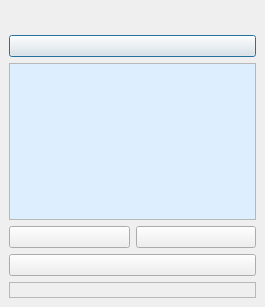
<ui version="4.0" >
 <class>Prototyper</class>
 <widget class="QDialog" name="Prototyper" >
  <property name="geometry" >
   <rect>
    <x>0</x>
    <y>0</y>
    <width>265</width>
    <height>307</height>
   </rect>
  </property>
  <property name="windowTitle" >
   <string>Prototyper</string>
  </property>
  <property name="windowIcon" >
   <iconset resource="../src/images.qrc" >:/icons/images/NetworkEditor-icon.png</iconset>
  </property>
  <layout class="QVBoxLayout" >
   <property name="margin" >
    <number>9</number>
   </property>
   <property name="spacing" >
    <number>6</number>
   </property>
   <item>
    <layout class="QHBoxLayout" >
     <property name="margin" >
      <number>0</number>
     </property>
     <property name="spacing" >
      <number>6</number>
     </property>
     <item>
      <spacer>
       <property name="orientation" >
        <enum>Qt::Horizontal</enum>
       </property>
       <property name="sizeHint" >
        <size>
         <width>40</width>
         <height>20</height>
        </size>
       </property>
      </spacer>
     </item>
     <item>
      <widget class="QLabel" name="playStatus" >
       <property name="sizePolicy" >
        <sizepolicy>
         <hsizetype>0</hsizetype>
         <vsizetype>0</vsizetype>
         <horstretch>0</horstretch>
         <verstretch>0</verstretch>
        </sizepolicy>
       </property>
       <property name="text" >
        <string/>
       </property>
       <property name="pixmap" >
        <pixmap resource="../src/images.qrc" >:/icons/images/clamlogo.png</pixmap>
       </property>
       <property name="alignment" >
        <set>Qt::AlignCenter</set>
       </property>
      </widget>
     </item>
     <item>
      <spacer>
       <property name="orientation" >
        <enum>Qt::Horizontal</enum>
       </property>
       <property name="sizeHint" >
        <size>
         <width>40</width>
         <height>20</height>
        </size>
       </property>
      </spacer>
     </item>
     <item>
      <widget class="QLabel" name="label" >
       <property name="sizePolicy" >
        <sizepolicy>
         <hsizetype>0</hsizetype>
         <vsizetype>0</vsizetype>
         <horstretch>0</horstretch>
         <verstretch>0</verstretch>
        </sizepolicy>
       </property>
       <property name="text" >
        <string/>
       </property>
       <property name="pixmap" >
        <pixmap resource="../src/images.qrc" >:/icons/images/NetworkEditor-icon.png</pixmap>
       </property>
      </widget>
     </item>
     <item>
      <spacer>
       <property name="orientation" >
        <enum>Qt::Horizontal</enum>
       </property>
       <property name="sizeHint" >
        <size>
         <width>40</width>
         <height>20</height>
        </size>
       </property>
      </spacer>
     </item>
    </layout>
   </item>
   <item>
    <widget class="QPushButton" name="AudioFile___MonoAudioFileReader_0" >
     <property name="icon" >
      <iconset resource="../src/images.qrc" >:/icons/images/fileopen.png</iconset>
     </property>
    </widget>
   </item>
   <item>
    <widget class="QFrame" name="frame_2" >
     <property name="sizePolicy" >
      <sizepolicy>
       <hsizetype>1</hsizetype>
       <vsizetype>1</vsizetype>
       <horstretch>0</horstretch>
       <verstretch>0</verstretch>
      </sizepolicy>
     </property>
     <property name="frameShape" >
      <enum>QFrame::StyledPanel</enum>
     </property>
     <property name="frameShadow" >
      <enum>QFrame::Sunken</enum>
     </property>
     <layout class="QVBoxLayout" >
      <property name="margin" >
       <number>0</number>
      </property>
      <property name="spacing" >
       <number>0</number>
      </property>
      <item>
       <widget class="Oscilloscope" name="OutPort__MonoAudioFileReader_0__Samples___Read" >
        <property name="minimumSize" >
         <size>
          <width>100</width>
          <height>50</height>
         </size>
        </property>
        <property name="autoFillBackground" >
         <bool>true</bool>
        </property>
        <property name="styleSheet" >
         <string>background-color:#def;</string>
        </property>
        <property name="lineColor" >
         <color>
          <red>100</red>
          <green>200</green>
          <blue>234</blue>
         </color>
        </property>
       </widget>
      </item>
     </layout>
    </widget>
   </item>
   <item>
    <layout class="QHBoxLayout" >
     <property name="margin" >
      <number>0</number>
     </property>
     <property name="spacing" >
      <number>6</number>
     </property>
     <item>
      <widget class="QPushButton" name="PlayButton" >
       <property name="sizePolicy" >
        <sizepolicy>
         <hsizetype>7</hsizetype>
         <vsizetype>0</vsizetype>
         <horstretch>0</horstretch>
         <verstretch>0</verstretch>
        </sizepolicy>
       </property>
       <property name="toolTip" >
        <string>Play</string>
       </property>
       <property name="icon" >
        <iconset resource="../src/images.qrc" >:/icons/images/player_play.png</iconset>
       </property>
      </widget>
     </item>
     <item>
      <widget class="QPushButton" name="StopButton" >
       <property name="sizePolicy" >
        <sizepolicy>
         <hsizetype>7</hsizetype>
         <vsizetype>0</vsizetype>
         <horstretch>0</horstretch>
         <verstretch>0</verstretch>
        </sizepolicy>
       </property>
       <property name="toolTip" >
        <string>Stop</string>
       </property>
       <property name="icon" >
        <iconset resource="../src/images.qrc" >:/icons/images/player_stop.png</iconset>
       </property>
      </widget>
     </item>
    </layout>
   </item>
   <item>
    <widget class="QPushButton" name="CloseButton" >
     <property name="sizePolicy" >
      <sizepolicy>
       <hsizetype>7</hsizetype>
       <vsizetype>0</vsizetype>
       <horstretch>0</horstretch>
       <verstretch>0</verstretch>
      </sizepolicy>
     </property>
     <property name="toolTip" >
      <string>Exit</string>
     </property>
     <property name="icon" >
      <iconset resource="../src/images.qrc" >:/icons/images/exit.png</iconset>
     </property>
    </widget>
   </item>
   <item>
    <widget class="QFrame" name="frame" >
     <property name="sizePolicy" >
      <sizepolicy>
       <hsizetype>5</hsizetype>
       <vsizetype>0</vsizetype>
       <horstretch>0</horstretch>
       <verstretch>0</verstretch>
      </sizepolicy>
     </property>
     <property name="frameShape" >
      <enum>QFrame::StyledPanel</enum>
     </property>
     <property name="frameShadow" >
      <enum>QFrame::Sunken</enum>
     </property>
     <layout class="QHBoxLayout" >
      <property name="margin" >
       <number>0</number>
      </property>
      <property name="spacing" >
       <number>6</number>
      </property>
      <item>
       <widget class="QLabel" name="PlaybackIndicator" />
      </item>
      <item>
       <widget class="QLabel" name="BackendIndicator" >
        <property name="sizePolicy" >
         <sizepolicy>
          <hsizetype>1</hsizetype>
          <vsizetype>5</vsizetype>
          <horstretch>0</horstretch>
          <verstretch>0</verstretch>
         </sizepolicy>
        </property>
        <property name="alignment" >
         <set>Qt::AlignRight|Qt::AlignTrailing|Qt::AlignVCenter</set>
        </property>
       </widget>
      </item>
     </layout>
    </widget>
   </item>
  </layout>
 </widget>
 <layoutdefault spacing="6" margin="11" />
 <customwidgets>
  <customwidget>
   <class>Oscilloscope</class>
   <extends>QWidget</extends>
   <header>Oscilloscope.hxx</header>
  </customwidget>
 </customwidgets>
 <tabstops>
  <tabstop>PlayButton</tabstop>
  <tabstop>StopButton</tabstop>
  <tabstop>CloseButton</tabstop>
 </tabstops>
 <resources>
  <include location="../src/images.qrc" />
 </resources>
 <connections>
  <connection>
   <sender>CloseButton</sender>
   <signal>clicked()</signal>
   <receiver>Prototyper</receiver>
   <slot>close()</slot>
   <hints>
    <hint type="sourcelabel" >
     <x>231</x>
     <y>138</y>
    </hint>
    <hint type="destinationlabel" >
     <x>240</x>
     <y>147</y>
    </hint>
   </hints>
  </connection>
 </connections>
</ui>
